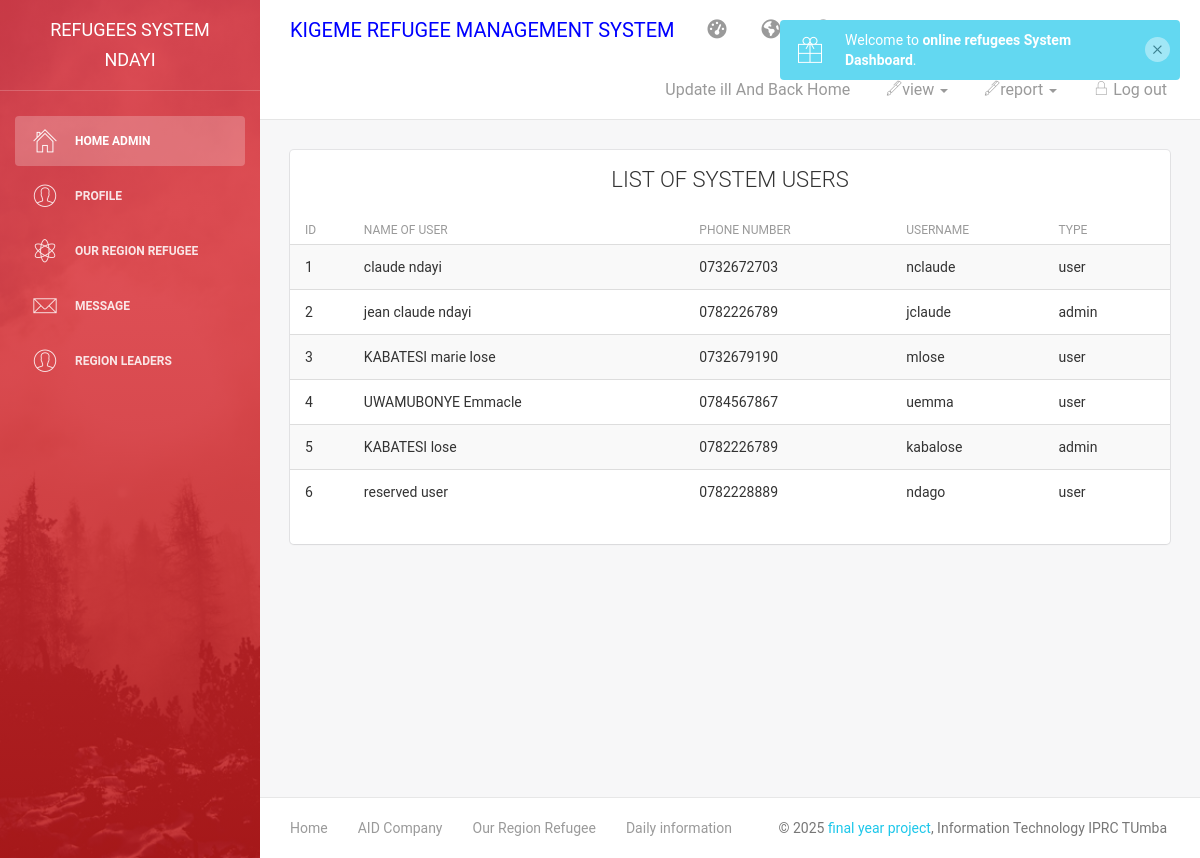
/leader_of_refugee/users_leader.php (signed in), run on the app's committed database.
### tables this page shows
CREATE TABLE `users` (
  `uid` int(11) NOT NULL,
  `names` varchar(40) NOT NULL,
  `phone` varchar(13) NOT NULL,
  `username` varchar(40) NOT NULL,
  `password` varchar(12) NOT NULL,
  `type` varchar(10) NOT NULL,
  `added_by` varchar(30) NOT NULL
);

### leader_of_refugee/users_leader.php (the view, shortened to what this page needs)
<?php
if (isset($_SESSION['h_id'])) {
    ?>
<!doctype html>
<html lang="en">
<head>
<?php include("head_bootsrap_link.php");?>
</head>
<body>
<div class="wrapper">
    <div class="sidebar" data-color="red" data-image="assets/img/sidebar-5.jpg">
    	<?php
       include("left_panel_menu.php");
        ?>
    <div class="main-panel">
        <?php
         include("up_dashboard.php");
        ?>
        <div class="content">
            <div class="container-fluid">
                <div class="row">
                    <div class="col-md-12">
                        <div class="card">
                            <div class="header">
                                 <h4 class="title"><center>LIST OF SYSTEM USERS</center></h4>
                            </div>
                            <div class="content table-responsive table-full-width">
                                <table class="table table-hover table-striped">
                                    <thead>
                                        <th>ID</th>
                                        <th>Name Of user </th>
                                         <th>phone number</th>
                                        <th>username</th>
                                        <th>type</th>
                                    </thead>
                                    <tbody>
 <?Php
   class users{
       function __construct(){
        try{
           include '../code/connection.php';
           $a=$con->prepare("SELECT * FROM `users`");
           $a->execute();
          while($row=$a->fetch(PDO::FETCH_ASSOC)){
 ?>
                                        <tr>
                                            <td><?php echo $row['uid']; ?></td>
                                            <td><?php echo $row['names']; ?></td>
                                            <td><?php echo $row['phone']; ?></td>
                                            <td><?php echo $row['username']; ?></td>
                                            <td><?php echo $row['type']; ?></td>
                                        </tr>
  <?php
             }
          }catch(PDOException $e){echo"connetion error";}
  }
}
$obj=new users();
?>
                                    </tbody>
                                </table>
                            </div>
                        </div>
                    </div>
                     </div>
                </div>
            </div>
        <?php
         include("footer.php");
        ?>
        </div>
    </div>
</body>
</html>
<?php
}
else
{
   header('location:../index.php');
}
?>

### data on the page
users: uid "1", names "claude ndayi", phone "0732672703", username "nclaude", type "user"
users: uid "2", names "jean claude ndayi", phone "0782226789", username "jclaude", type "admin"
users: uid "3", names "KABATESI marie lose", phone "0732679190", username "mlose", type "user"
users: uid "4", names "UWAMUBONYE Emmacle", phone "0784567867", username "uemma", type "user"
users: uid "5", names "KABATESI lose", phone "0782226789", username "kabalose", type "admin"
users: uid "6", names "reserved user", phone "0782228889", username "ndago", type "user"

### other printed values
$leader_name "NDAYI"
